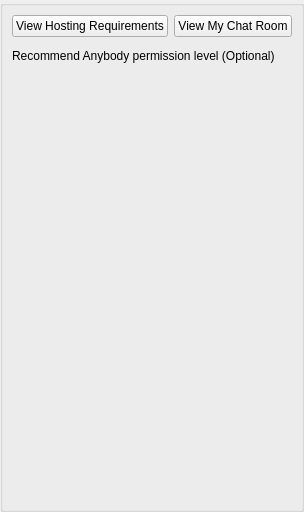
<?xml version="1.0" encoding="UTF-8"?>
<ui version="4.0">
 <class>AppletSettingsHostChatRoomUi</class>
 <widget class="QWidget" name="AppletSettingsHostChatRoomUi">
  <property name="geometry">
   <rect>
    <x>0</x>
    <y>0</y>
    <width>292</width>
    <height>512</height>
   </rect>
  </property>
  <property name="sizePolicy">
   <sizepolicy hsizetype="Expanding" vsizetype="Expanding">
    <horstretch>0</horstretch>
    <verstretch>0</verstretch>
   </sizepolicy>
  </property>
  <property name="windowTitle">
   <string>Host A Chat Room</string>
  </property>
  <layout class="QVBoxLayout" name="verticalLayout">
   <property name="spacing">
    <number>0</number>
   </property>
   <property name="leftMargin">
    <number>0</number>
   </property>
   <property name="topMargin">
    <number>0</number>
   </property>
   <property name="rightMargin">
    <number>0</number>
   </property>
   <property name="bottomMargin">
    <number>0</number>
   </property>
   <item>
    <widget class="QGroupBox" name="ItemsGroupBox">
     <property name="minimumSize">
      <size>
       <width>0</width>
       <height>0</height>
      </size>
     </property>
     <property name="title">
      <string/>
     </property>
     <layout class="QVBoxLayout" name="verticalLayout_2">
      <item>
       <layout class="QHBoxLayout" name="horizontalLayout">
        <item>
         <widget class="QPushButton" name="m_HostingRequirementsButton">
          <property name="text">
           <string>View Hosting Requirements</string>
          </property>
         </widget>
        </item>
        <item>
         <widget class="QPushButton" name="m_ViewMyChatRoomButton">
          <property name="text">
           <string>View My Chat Room</string>
          </property>
         </widget>
        </item>
       </layout>
      </item>
      <item>
       <widget class="PluginSettingsWidget" name="m_PluginSettingsWidget" native="true"/>
      </item>
      <item>
       <widget class="QLabel" name="label_2">
        <property name="text">
         <string>Recommend Anybody permission level (Optional)</string>
        </property>
       </widget>
      </item>
      <item>
       <widget class="PermissionWidget" name="m_ConnectTestPermissinWidget" native="true"/>
      </item>
      <item>
       <widget class="FriendListWidget" name="friendListWidget" native="true">
        <property name="sizePolicy">
         <sizepolicy hsizetype="Expanding" vsizetype="Expanding">
          <horstretch>0</horstretch>
          <verstretch>0</verstretch>
         </sizepolicy>
        </property>
       </widget>
      </item>
     </layout>
    </widget>
   </item>
  </layout>
 </widget>
 <customwidgets>
  <customwidget>
   <class>PermissionWidget</class>
   <extends>QWidget</extends>
   <header>PermissionWidget.h</header>
   <container>1</container>
  </customwidget>
  <customwidget>
   <class>FriendListWidget</class>
   <extends>QWidget</extends>
   <header>FriendListWidget.h</header>
   <container>1</container>
  </customwidget>
  <customwidget>
   <class>PluginSettingsWidget</class>
   <extends>QWidget</extends>
   <header>PluginSettingsWidget.h</header>
   <container>1</container>
  </customwidget>
 </customwidgets>
 <resources>
  <include location="../gotvcommon.qrc"/>
 </resources>
 <connections/>
</ui>
